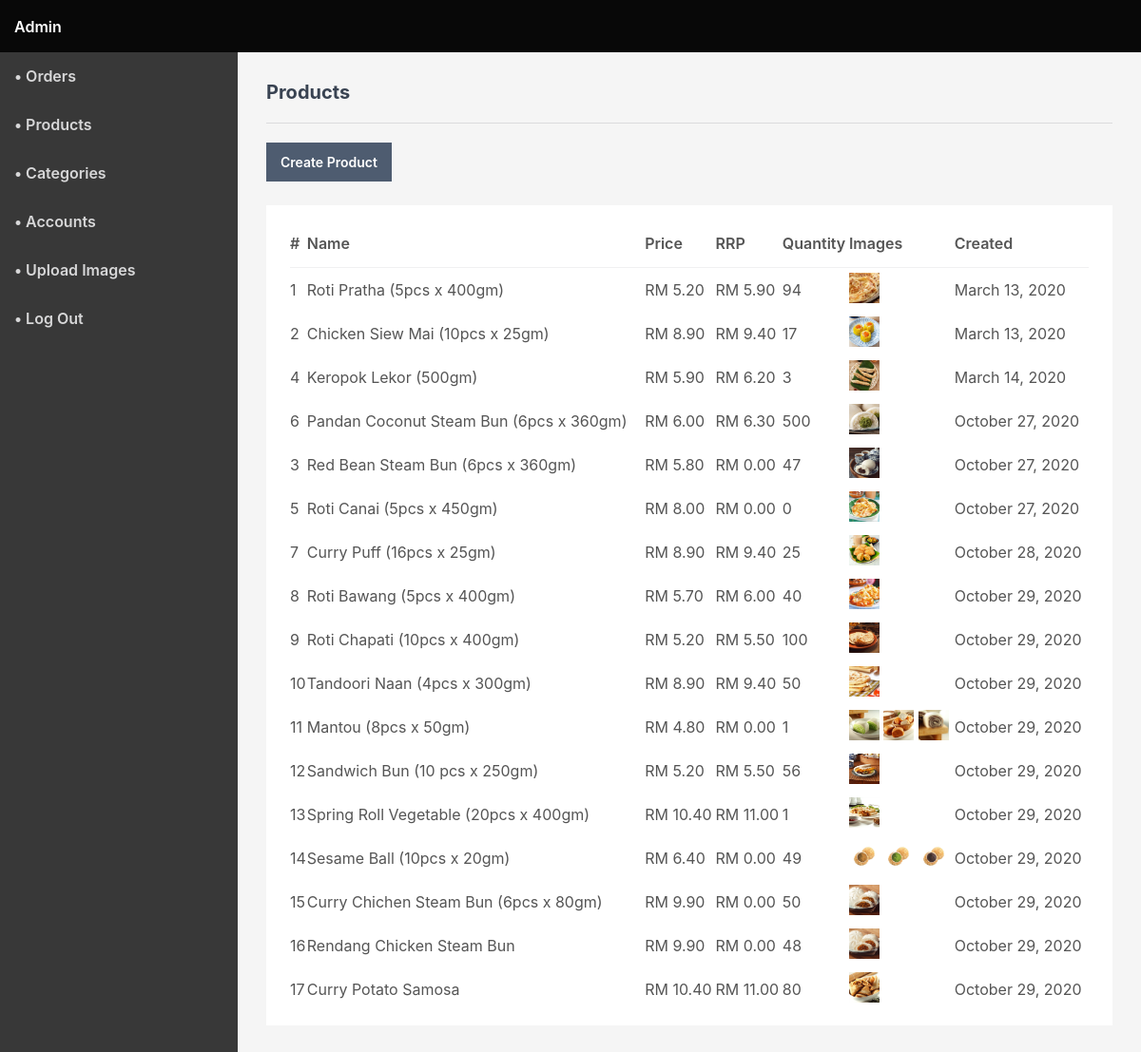
Screenshot of /admin/index.php?page=products (signed in) with the database file from the repository.
### tables this page shows
CREATE TABLE `products` (
  `id` int(11) NOT NULL,
  `name` varchar(200) NOT NULL,
  `desc` text NOT NULL,
  `price` decimal(7,2) NOT NULL,
  `rrp` decimal(7,2) NOT NULL DEFAULT 0.00,
  `quantity` int(11) NOT NULL,
  `img` text NOT NULL,
  `date_added` datetime NOT NULL DEFAULT current_timestamp()
);

### admin/index.php (called while the page is built, shortened)
<?php
include '../functions.php';
$page = isset($_GET['page']) && file_exists($_GET['page'] . '.php') ? $_GET['page'] : 'orders';
include $page . '.php';
?>

### admin/products.php (the view, shortened to what this page needs)
<?php
$stmt = $pdo->prepare('SELECT p.*, GROUP_CONCAT(pi.img) AS imgs FROM products p LEFT JOIN products_images pi ON p.id = pi.product_id GROUP BY p.id ORDER BY p.date_added ASC');
$stmt->execute();
$products = $stmt->fetchAll(PDO::FETCH_ASSOC);
?>
<?=template_admin_header('Products')?>
<h2>Products</h2>
<div class="links">
    <a href="index.php?page=product">Create Product</a>
</div>
<div class="content-block">
    <div class="table">
        <table>
            <thead>
                <tr>
                    <td class="responsive-hidden">#</td>
                    <td>Name</td>
                    <td>Price</td>
                    <td class="responsive-hidden">RRP</td>
                    <td>Quantity</td>
                    <td class="responsive-hidden">Images</td>
                    <td class="responsive-hidden">Created</td>
                </tr>
            </thead>
            <tbody>
                <?php if (empty($products)): ?>
                <tr>
                    <td colspan="8" style="text-align:center;">There are no products</td>
                </tr>
                <?php else: ?>
                <?php foreach ($products as $product): ?>
                <tr class="details" onclick="location.href='index.php?page=product&id=<?=$product['id']?>'">
                    <td class="responsive-hidden"><?=$product['id']?></td>
                    <td><?=$product['name']?></td>
                    <td><?=currency_code?><?=number_format($product['price'], 2)?></td>
                    <td class="responsive-hidden"><?=currency_code?><?=number_format($product['rrp'], 2)?></td>
                    <td><?=$product['quantity']?></td>
                    <td class="responsive-hidden">
                        <?PHP foreach (explode(',',$product['imgs']) as $img): ?>
                        <img src="../imgs/<?=$img?>" width="32" height="32" alt="<?=$img?>">
                        <?php endforeach; ?>
                    </td>
                    <td class="responsive-hidden"><?=date('F j, Y', strtotime($product['date_added']))?></td>
                </tr>
                <?php endforeach; ?>
                <?php endif; ?>
            </tbody>
        </table>
    </div>
</div>
<?=template_admin_footer()?>

### admin/admin.css (style rules this page uses)
* { box-sizing: border-box; font-family: -apple-system, BlinkMacSystemFont, "segoe ui", roboto, oxygen, ubuntu, cantarell, "fira sans", "droid sans", "helvetica neue", Arial, sans-serif; font-size: 16px; -webkit-font-smoothing: antialiased; -moz-osx-font-smoothing: grayscale; }
html { height: 100%; }
body { position: relative; min-height: 100%; color: #555555; background-color: #F5F5F5; margin: 0; }
h1, h2, h3, h4, h5 { color: #394352; margin: 0; padding: 0; }
main h2 { font-size: 20px; padding-bottom: 20px; border-bottom: 1px solid #dbdbdd; }
main .content-block { background-color: #fff; margin-top: 25px; padding: 15px; }
main .table { padding: 0 10px; }
main .table table { width: 100%; border-collapse: collapse; }
main .table table thead td { font-weight: 600; padding: 15px 0; }
main .table table thead tr { border-bottom: 1px solid #f0f0f1; }
main .table table tbody td { padding: 5px 0; }
main .table table .details { cursor: pointer; }
main .links { display: flex; flex-flow: wrap; padding-top: 20px; }
main .links a { display: inline-flex; text-decoration: none; background: #4e5c70; color: #FFFFFF; padding: 12px 15px; margin-right: 10px; font-size: 14px; font-weight: 600; }

### rows the page displays
products: id "1", name "Roti Pratha (5pcs x 400gm)", price "5.20", rrp "5.90", quantity "94", shows a picture, date_added "March 13, 2020"
products: id "2", name "Chicken Siew Mai (10pcs x 25gm)", price "8.90", rrp "9.40", quantity "17", shows a picture, date_added "March 13, 2020"
products: id "4", name "Keropok Lekor (500gm)", price "5.90", rrp "6.20", quantity "3", shows a picture, date_added "March 14, 2020"
products: id "6", name "Pandan Coconut Steam Bun (6pcs x 360gm)", price "6.00", rrp "6.30", quantity "500", shows a picture, date_added "October 27, 2020"
products: id "3", name "Red Bean Steam Bun (6pcs x 360gm)", price "5.80", rrp "0.00", quantity "47", shows a picture, date_added "October 27, 2020"
products: id "5", name "Roti Canai (5pcs x 450gm)", price "8.00", rrp "0.00", quantity "0", shows a picture, date_added "October 27, 2020"
products: id "7", name "Curry Puff (16pcs x 25gm)", price "8.90", rrp "9.40", quantity "25", shows a picture, date_added "October 28, 2020"
products: id "8", name "Roti Bawang (5pcs x 400gm)", price "5.70", rrp "6.00", quantity "40", shows a picture, date_added "October 29, 2020"
products: id "9", name "Roti Chapati (10pcs x 400gm)", price "5.20", rrp "5.50", quantity "100", shows a picture, date_added "October 29, 2020"
products: id "10", name "Tandoori Naan (4pcs x 300gm)", price "8.90", rrp "9.40", quantity "50", shows a picture, date_added "October 29, 2020"
products: id "11", name "Mantou (8pcs x 50gm)", price "4.80", rrp "0.00", quantity "1", date_added "October 29, 2020"
products: id "12", name "Sandwich Bun (10 pcs x 250gm)", price "5.20", rrp "5.50", quantity "56", shows a picture, date_added "October 29, 2020"
products: id "13", name "Spring Roll Vegetable (20pcs x 400gm)", price "10.40", rrp "11.00", quantity "1", shows a picture, date_added "October 29, 2020"
products: id "14", name "Sesame Ball (10pcs x 20gm)", price "6.40", rrp "0.00", quantity "49", date_added "October 29, 2020"
products: id "15", name "Curry Chichen Steam Bun (6pcs x 80gm)", price "9.90", rrp "0.00", quantity "50", shows a picture, date_added "October 29, 2020"
products: id "16", name "Rendang Chicken Steam Bun", price "9.90", rrp "0.00", quantity "48", shows a picture, date_added "October 29, 2020"
products: id "17", name "Curry Potato Samosa", price "10.40", rrp "11.00", quantity "80", shows a picture, date_added "October 29, 2020"
